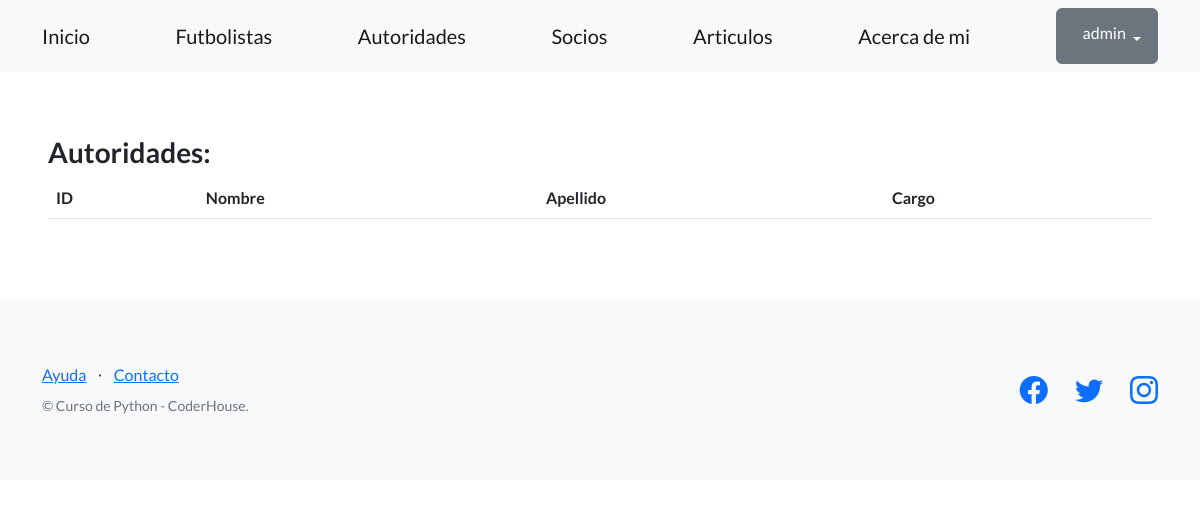
Page /control/autoridades/ (signed in) on the earlier database version.
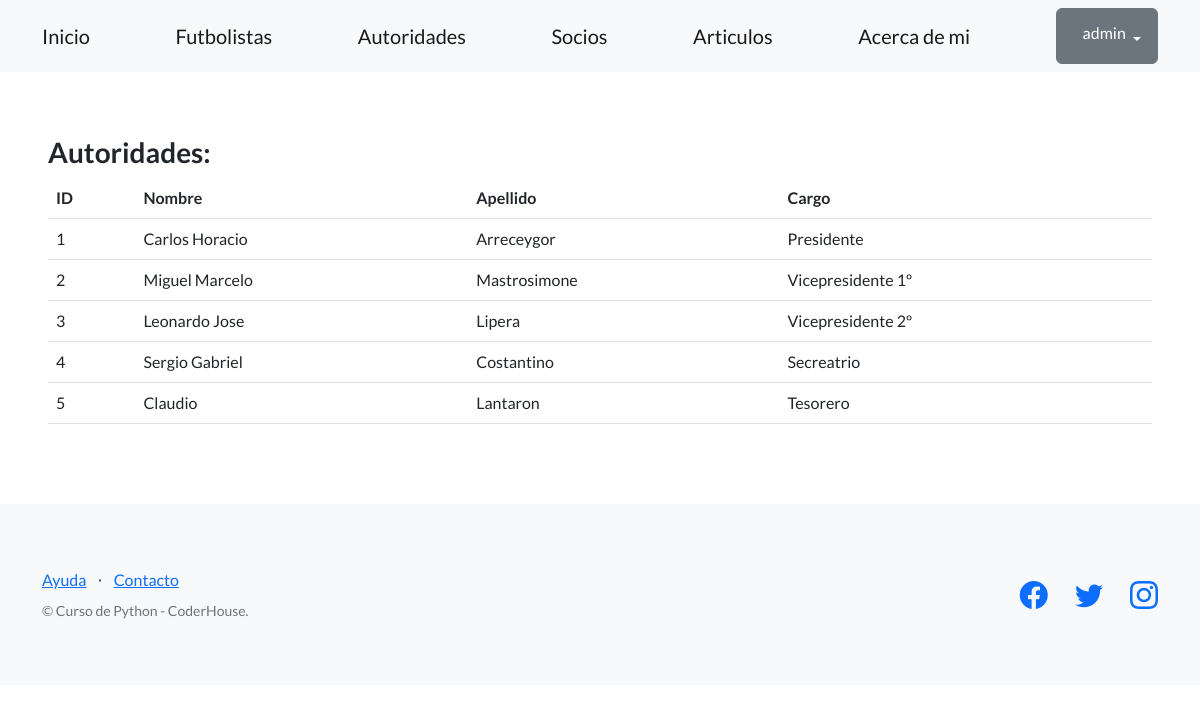
Same page on the later database version.
### Cuervo/models.py (models this page shows, shortened)
class Autoridad(models.Model):
    nombre = models.CharField(max_length=256)
    apellido = models.CharField(max_length=256)
    cargo = models.CharField(max_length=256)
    creador = models.ForeignKey(User, on_delete=models.SET_NULL, null=True)

### Cuervo/views.py (the view)
# urls.py: path("autoridades/", listar_autoridades, name="lista_autoridades"),
def listar_autoridades(request):
    contexto = {
        "autoridades": Autoridad.objects.all(),
    }
    http_response = render(
        request=request,
        template_name='Cuervo/lista_autoridades.html',
        context=contexto,
    )
    return http_response

### Cuervo/templates/Cuervo/lista_autoridades.html (shortened to what this page needs)
{% extends "templates/base.html" %}
{% block contenido %}
<h3>Autoridades: </h3>
<table class="table">
  <tbody>
    <tr>
      <th>ID</th>
      <th>Nombre</th>
      <th>Apellido</th>
      <th>Cargo</th>
    </tr>
    {% for autoridad in autoridades %}
    <tr>
      <td>{{ autoridad.id }}</td>
      <td>{{ autoridad.nombre }}</td>
      <td>{{ autoridad.apellido }}</td>
      <td>{{ autoridad.cargo }}</td>
    </tr>
    {% endfor %}
  </tbody>
</table>
{% endblock contenido %}

Differences in the rows shown:
added Autoridad: id "1", nombre "Carlos Horacio", apellido "Arreceygor", cargo "Presidente"
added Autoridad: id "2", nombre "Miguel Marcelo", apellido "Mastrosimone", cargo "Vicepresidente 1º"
added Autoridad: id "3", nombre "Leonardo Jose", apellido "Lipera", cargo "Vicepresidente 2º"
added Autoridad: id "4", nombre "Sergio Gabriel", apellido "Costantino", cargo "Secreatrio"
added Autoridad: id "5", nombre "Claudio", apellido "Lantaron", cargo "Tesorero"
